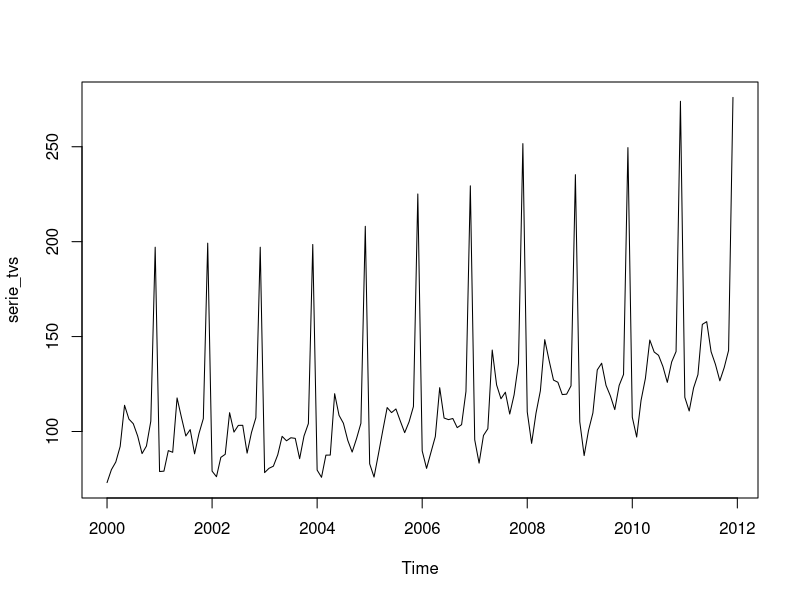
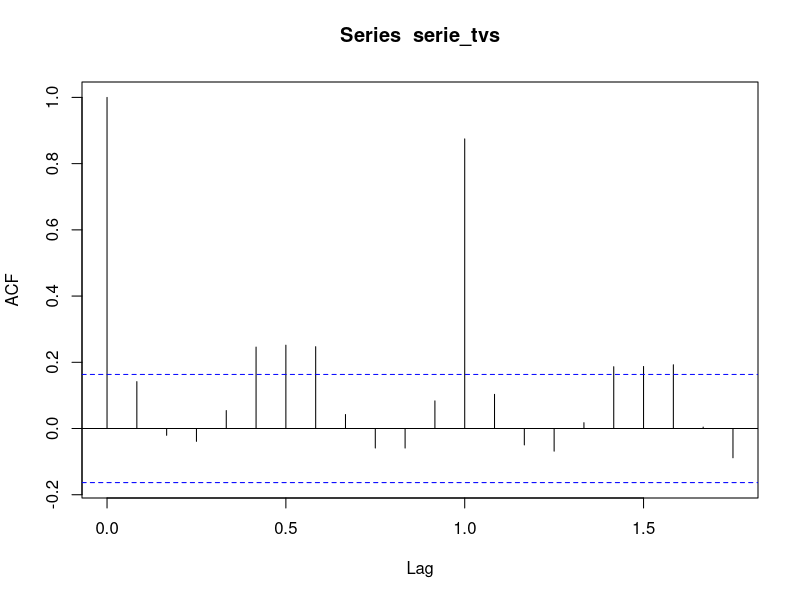
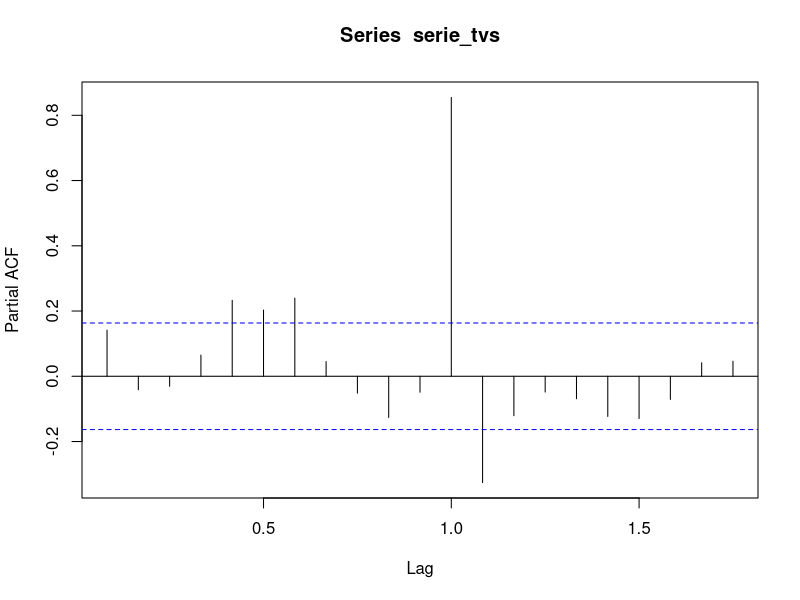
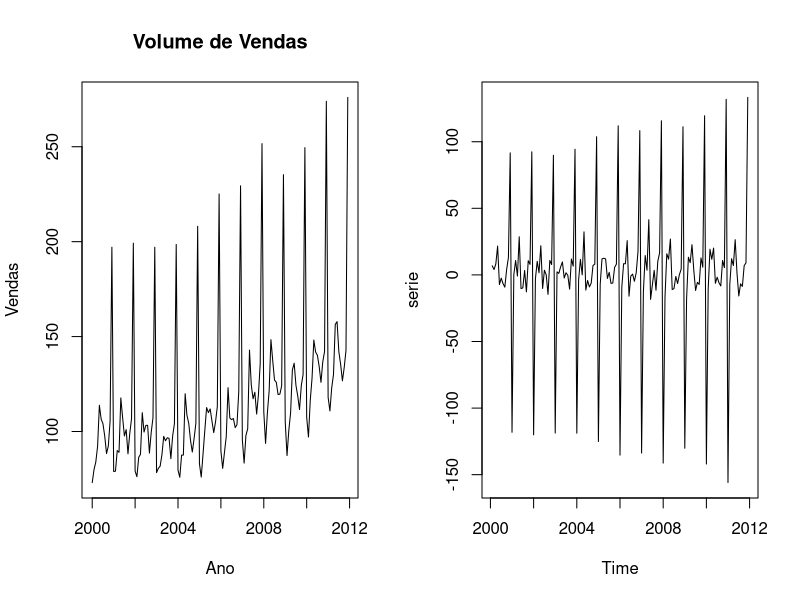
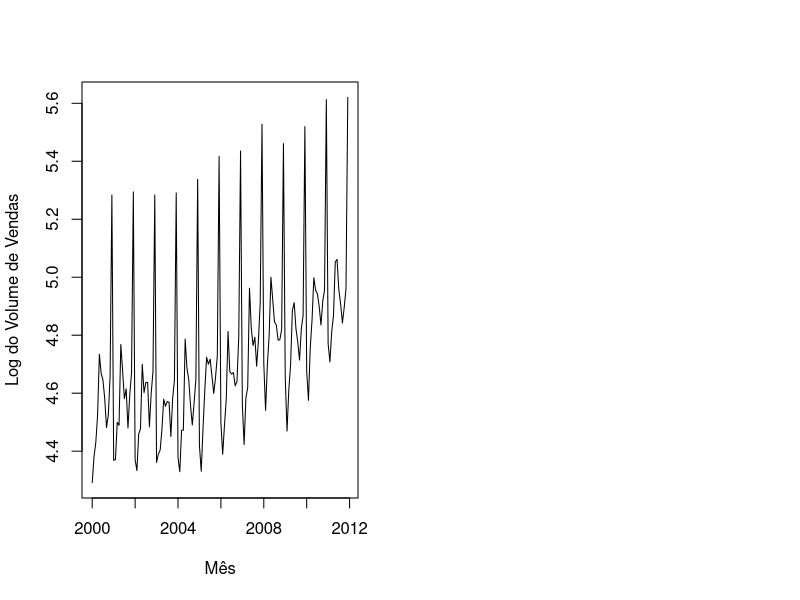
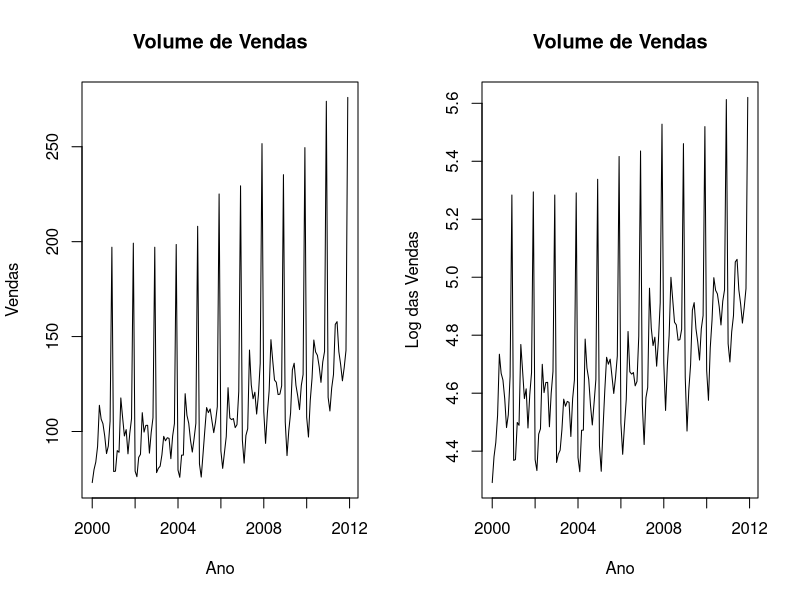
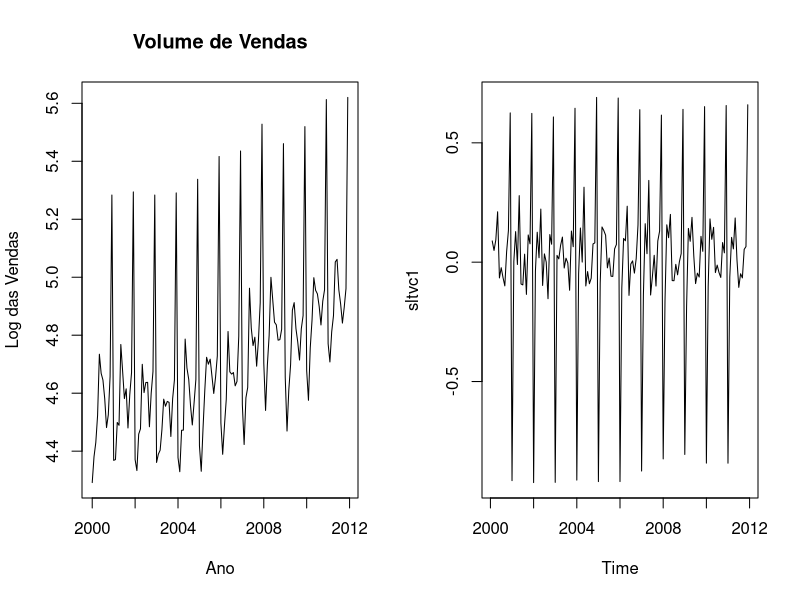
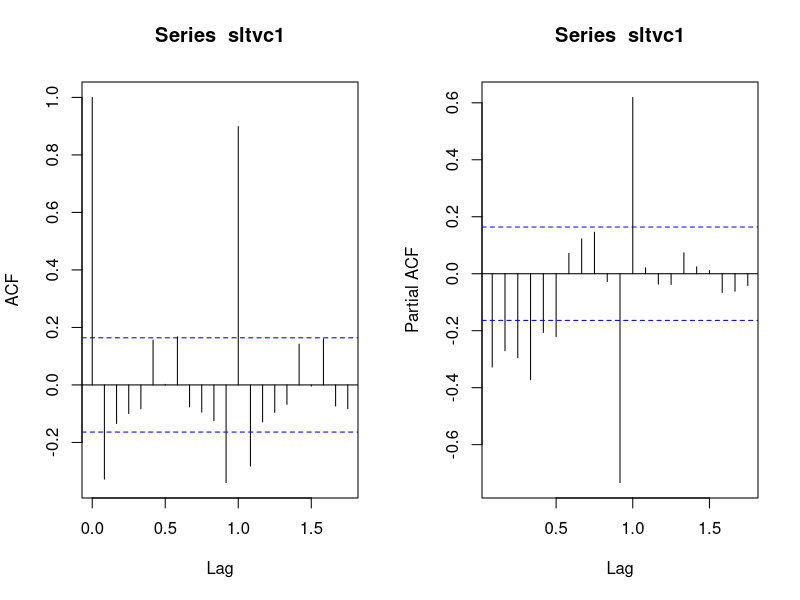

Recreate these plots in R, in order. (Note: this script raises an error after producing the figures.)
## ---- chunk 1
setwd("~/Documentos/Estatística/2S2016/ME607 - Séries Temporais/Trabalho")
tvc=read.table("serie_tvc.txt",header=T)
tvc$TVC=gsub(",",".",tvc$TVC)
tvc$TVC=as.double(tvc$TVC)

# Série Temporal
serie_tvs <- ts(tvc$TVC,start=2000,frequency=12)
plot.ts(serie_tvs)
summary(serie_tvs)
acf(serie_tvs)
pacf(serie_tvs)
## ---- chunk 2
#Uma diferenciação
par(mfrow=c(1,2))
plot(serie_tvs,main="Volume de Vendas",xlab="Ano",ylab="Vendas")
serie=diff(serie_tvs, lag=1)
plot.ts(serie)
## ---- chunk 3
ltvc=tvc
ltvc$TVC=log(ltvc$TVC)
sltvc=ts(ltvc$TVC,start=2000,frequency=12)
plot.ts(sltvc, xlab="Mês", ylab="Log do Volume de Vendas")
## ---- chunk 4
par(mfrow=c(1,2))
sltvc=ts(ltvc$TVC,start=2000,frequency=12)
plot(serie_tvs,main="Volume de Vendas",xlab="Ano",ylab="Vendas")
plot.ts(sltvc,main="Volume de Vendas",xlab="Ano",ylab="Log das Vendas")
## ---- chunk 5
par(mfrow=c(1,2))
plot(sltvc,main="Volume de Vendas",xlab="Ano",ylab="Log das Vendas")
sltvc1=diff(sltvc, lag=1)
plot.ts(sltvc1)
## ---- chunk 6
summary(sltvc1)
acf(sltvc1)
pacf(sltvc1)
## ---- chunk 7
sarima1=arima(ltvc$TVC, order = c(1,1,1),
      seasonal = list(order = c(1,1,1), period = 12))
plot.ts(sarima1)
## ---- chunk 8

senhor=ts(modelo, start=2000, frequency = 12)
## ---- chunk 9
require(ggplot2)

tempo=seq(1:143)
modelo1=data.frame(tempo=tempo, y1=sltvc1, y2=modelo)
arima.m<-arima.sim(list(order = c(0,0,12), ma = c(0.7,rep(0,10),0.9)), n = 143)
plot(arima.m)
modelo=as.vector(modelo)
sltvc1=as.vector(sltvc1)

N <- 400

sigma2 <- 0.1
dominio_x <- seq(1,100, length.out = N)

serie_1 <- sin(0.1*dominio_x)+rnorm(N, sd=sqrt(sigma2))
serie_2 <- cos(0.1*dominio_x)+rnorm(N, sd=sqrt(sigma2))

data = data.frame(tempo=dominio_x, y1=serie_1,y2=serie_2)

ggplot(modelo1, aes(x=tempo, y=y1))+geom_line(color="red")+
       geom_line(aes(x=tempo, y=y2), color="blue")+theme_bw(base_size = 14)
## ---- chunk 10
clima=read.table("dados clima.txt",header=F)
str(clima)
x=cbind(clima[1,2:14],clima[2,2:14],clima[3,2:14],clima[4,2:14], )


dados=apply(clima, 1, x)
